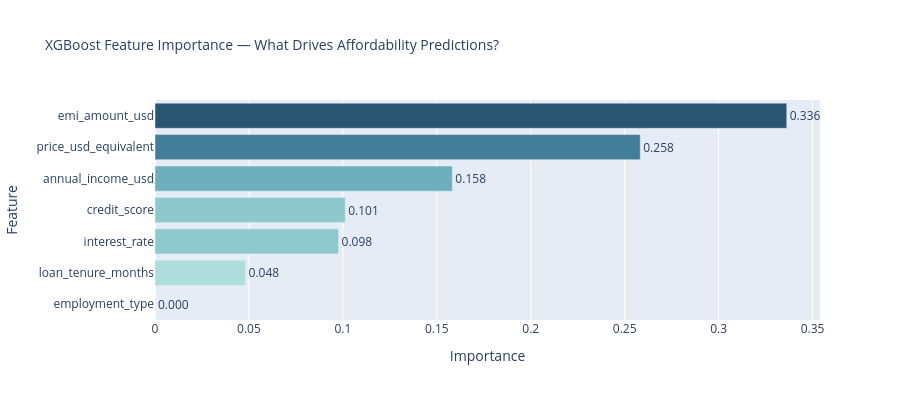

The cell this chart's notebook holds for it:
### Code cell
# Feature Importance Chart
fi    = metrics['feature_importance']
fi_df = pd.DataFrame(list(fi.items()), columns=['Feature','Importance'])
fi_df = fi_df.sort_values('Importance', ascending=True)

fig = px.bar(
    fi_df, x='Importance', y='Feature', orientation='h',
    color='Importance', color_continuous_scale='Teal',
    title='XGBoost Feature Importance — What Drives Affordability Predictions?',
    text='Importance'
)
fig.update_traces(texttemplate='%{text:.3f}', textposition='outside')
fig.update_layout(height=400, coloraxis_showscale=False, title_font_size=14)
fig.show()

### Figure 1 — Plotly figure (JSON) as saved in the notebook; plotly's stock layout.template omitted (floating-point values rounded to 4 significant figures)
{"data": [{"hovertemplate": "Importance=%{marker.color}<br>Feature=%{y}<extra></extra>", "legendgroup": "", "marker": {"color": [0.0, 0.04821, 0.0977, 0.1012, 0.1583, 0.2583, 0.3363], "coloraxis": "coloraxis", "pattern": {"shape": ""}}, "name": "", "orientation": "h", "showlegend": false, "text": [0.0, 0.04821, 0.0977, 0.1012, 0.1583, 0.2583, 0.3363], "textposition": "outside", "texttemplate": "%{text:.3f}", "type": "bar", "x": [0.0, 0.04821, 0.0977, 0.1012, 0.1583, 0.2583, 0.3363], "xaxis": "x", "y": ["employment_type", "loan_tenure_months", "interest_rate", "credit_score", "annual_income_usd", "price_usd_equivalent", "emi_amount_usd"], "yaxis": "y"}], "layout": {"barmode": "relative", "coloraxis": {"autocolorscale": false, "colorbar": {"title": {"text": "Importance"}}, "colorscale": [[0, "rgb(209, 238, 234)"], [0.1667, "rgb(168, 219, 217)"], [0.3333, "rgb(133, 196, 201)"], [0.5, "rgb(104, 171, 184)"], [0.6667, "rgb(79, 144, 166)"], [0.8333, "rgb(59, 115, 143)"], [1, "rgb(42, 86, 116)"]], "showscale": false}, "height": 400, "legend": {"tracegroupgap": 0}, "title": {"font": {"size": 14}, "text": "XGBoost Feature Importance — What Drives Affordability Predictions?"}, "xaxis": {"anchor": "y", "domain": [0, 1], "title": {"text": "Importance"}}, "yaxis": {"anchor": "x", "domain": [0, 1], "title": {"text": "Feature"}}}}
